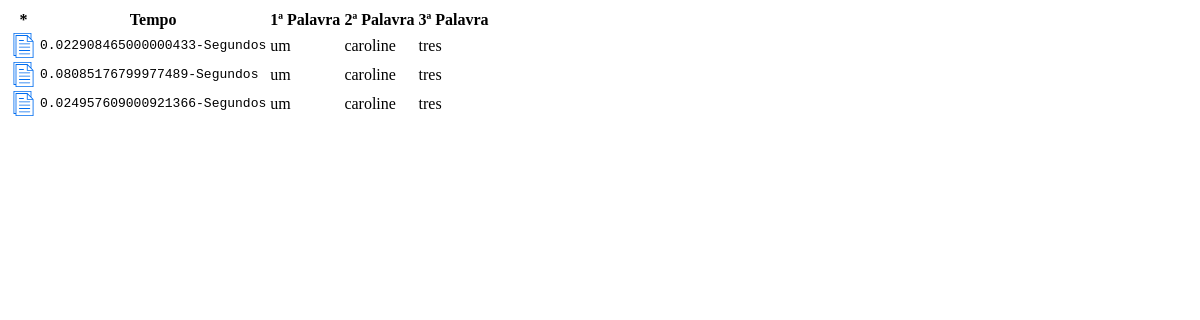
The app's page /relats, older data.
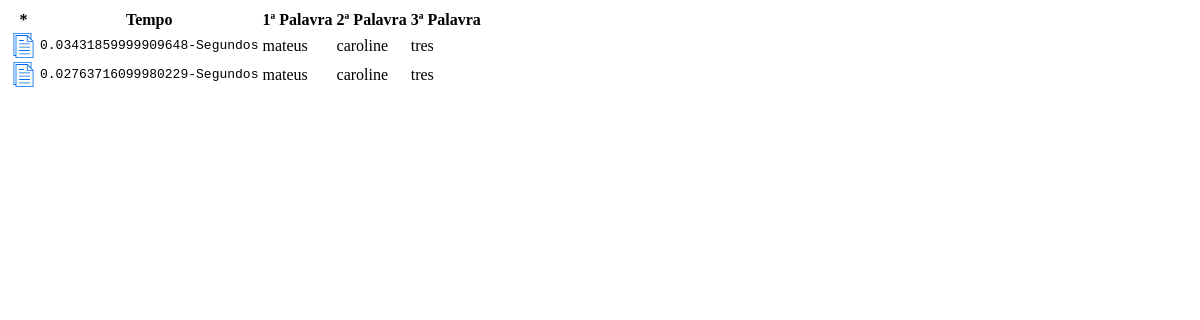
The same page, newer data.
### tables this page shows
CREATE TABLE relats (id integer primary key autoincrement, sec TEXT not null, pal1 TEXT not null, pal2 TEXT not null, pal3 TEXT not null);

### app.py (the view)
@app.route('/relats')
def relats():
    cur = get_dbase().cursor()
    res = cur.execute("select * from relats")
    time.sleep(1)
    return render_template('relats.html', nodes=res)

### app.py (called while the page is built)
def get_dbase():
    db = getattr(g, '_database', None)
    if db is None:
        db = g._database = sqlite3.connect(DATABASE)
    return db

@app.teardown_appcontext
def close_connection(exception):
    db = getattr(g, '_database', None)
    if db is not None:
        db.close()

### templates/relats.html
<div id="main" class="media text-muted pt-3">
    <p class="media-body pb-3 mb-0 small lh-125  border-gray">
        <table class="table table-hover">
            <thead>
                <tr>
                    <th scope="col">*</th>
                    <th scope="col">Tempo</th>
                    <th scope="col">1ª Palavra</th>
                    <th scope="col">2ª Palavra</th>
                    <th scope="col">3ª Palavra</th>
                </tr>
            </thead>
            <tbody>
                {% for line in nodes %}
                <tr>
                    <th scope="row">
                        <img width="25px" src="static/img/file.svg">
                    </th>
                    <td><code>{{ line[1] }}</code></td>
                    <td>{{ line[2] }}</td>
                    <td>{{ line[3] }}</td>
                    <td>{{ line[4] }}</td>
                </tr>
                {% endfor %}
            </tbody>
        </table>
    </p>
</div>

Row changes from the older to the newer data that the page shows:
removed relats: sec "0.024957609000921366-Segundos", pal1 "um", pal2 "caroline", pal3 "tres"
changed relats: sec "0.022908465000000433-Segundos" → "0.03431859999909648-Segundos"; pal1 "um" → "mateus"
changed relats: sec "0.08085176799977489-Segundos" → "0.02763716099980229-Segundos"; pal1 "um" → "mateus"
